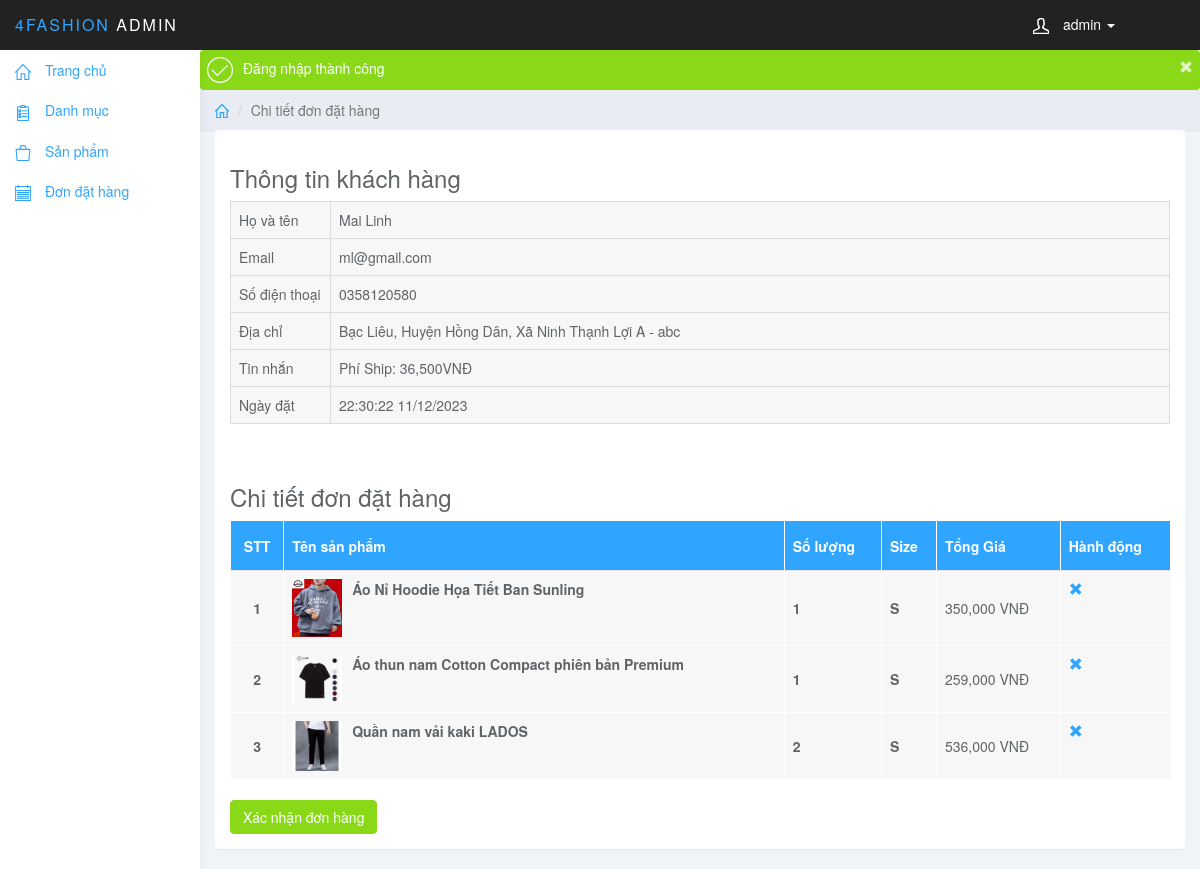
/admin/don_hang_detail.php?id=51 (signed in), run on the app's committed database.
### tables this page shows
CREATE TABLE `transaction` (
  `id` int(11) NOT NULL,
  `status` int(11) NOT NULL DEFAULT 0,
  `user_id` int(11) NOT NULL DEFAULT 0,
  `user_name` varchar(100) NOT NULL,
  `user_email` varchar(100) DEFAULT NULL,
  `user_phone` varchar(100) NOT NULL,
  `user_address` varchar(100) NOT NULL,
  `message` varchar(255) DEFAULT NULL,
  `amount` decimal(15,2) NOT NULL DEFAULT 0.00,
  `payment` varchar(32) NOT NULL,
  `created` timestamp NOT NULL DEFAULT current_timestamp()
);

CREATE TABLE `order` (
  `id` int(11) NOT NULL,
  `transaction_id` int(100) NOT NULL,
  `product_id` int(100) NOT NULL,
  `qty` int(100) NOT NULL DEFAULT 0,
  `amount` decimal(15,2) NOT NULL DEFAULT 0.00,
  `status` int(11) NOT NULL DEFAULT 0,
  `size_id` varchar(11) NOT NULL
);

CREATE TABLE `product` (
  `id` int(255) NOT NULL,
  `catalog_id` int(11) NOT NULL,
  `name` varchar(255) NOT NULL,
  `content` text NOT NULL,
  `price` decimal(15,2) NOT NULL DEFAULT 0.00,
  `discount` int(11) DEFAULT 0,
  `image_link` varchar(100) NOT NULL,
  `image_list` text NOT NULL,
  `view` int(11) NOT NULL DEFAULT 0,
  `buyed` int(255) NOT NULL,
  `rate_total` int(255) NOT NULL DEFAULT 4,
  `rate_count` int(255) NOT NULL DEFAULT 1,
  `created` timestamp NOT NULL DEFAULT current_timestamp()
);

CREATE TABLE `sizes` (
  `id` varchar(11) NOT NULL,
  `name` varchar(5) NOT NULL
);

### core/database.php (called while the page is built, shortened)
<?php
class Database
{
    private $connect;
    public function __construct()
    {
        $host = 'localhost';
        $username = 'root';
        $password = '';
        $database = 'shopthoitrang';
        $this->connect = mysqli_connect($host, $username, $password, $database);
        $this->connect->set_charset('utf8');
    }
    public function getAll($sql)
    {
        return $this->connect->query($sql)->fetch_all(MYSQLI_ASSOC);
    }
    public function getFirst($sql)
    {
        return $this->connect->query($sql)->fetch_assoc();
    }
    public function getById($table, $id)
    {
        return $this->connect->query("SELECT * FROM `$table` WHERE id = $id")->fetch_assoc();
    }
}
$db = new Database;

### admin/don_hang_detail.php (the view, shortened to what this page needs)
<?php
require('../core/database.php');
if (isset($_GET['id'])) {
    $id = $_GET['id'];
    if (!$db->getById('transaction', $id)) {
        Flash::set('message_fail', 'Đơn hàng không tồn tại');
        header('location: ./don_hang.php');
    } else {
        $transaction = $db->getById('transaction', $id);
        $info = $db->getAll("select * from `order` where transaction_id = $id");
        $list_product = [];
        foreach ($info as $key => $value) {
            $list_product[] = $db->getFirst("select `order`.`id` as `order_id`,`product`.`id` as `id`, `product`.`name` as `name`, `image_link`, `order`.`qty` as `qty`, `order`.`amount` as `price`, `sizes`.`name` as `size_name` from `order` inner join product on order.product_id = product.id inner join sizes on order.size_id = sizes.id where order.id = {$value['id']}");
        }
    }
} else {
    header('location: ./don_hang.php');
}
?>
<?php include('./layout/head.php'); ?>
<div class="row">
    <ol class="breadcrumb">
        <li><a href="#"><svg class="glyph stroked home">
                    <use xlink:href="#stroked-home"></use>
                </svg></a></li>
        <li class="active">Chi tiết đơn đặt hàng</li>
    </ol>
</div>
<div class="row">
    <div class="col-lg-12">
        <div class="panel panel-info">
            <div class="panel-body">
                <h3>Thông tin khách hàng</h3>
                <div class="table-responsive">
                    <table class="table table-bordered">
                        <tbody>
                            <tr>
                                <td style="width: 100px">Họ và tên</td>
                                <td><?php echo $transaction['user_name']; ?></td>
                            </tr>
                            <tr>
                                <td>Email</td>
                                <td><?php echo $transaction['user_email']; ?></td>
                            </tr>
                            <tr>
                                <td>Số điện thoại</td>
                                <td><?php echo $transaction['user_phone']; ?></td>
                            </tr>
                            <tr>
                                <td>Địa chỉ</td>
                                <td><?php echo $transaction['user_address']; ?></td>
                            </tr>
                            <tr>
                                <td>Tin nhắn</td>
                                <td><?php echo $transaction['message']; ?></td>
                            </tr>
                            <tr>
                                <td>Ngày đặt</td>
                                <td><?php echo date_format(date_create($transaction['created']), "H:i:s d/m/Y"); ?></td>
                            </tr>
                        </tbody>
                    </table>
                </div><br>
                <h3>Chi tiết đơn đặt hàng</h3>
                <div class="table-responsive">
                    <table class="table table-hover">
                        <thead>
                            <tr class="info">
                                <th class="text-center">STT</th>
                                <th>Tên sản phẩm</th>
                                <th>Số lượng</th>
                                <th>Size</th>
                                <th>Tổng Giá</th>
                                <?php if ($transaction['status'] == '0') { ?>
                                    <th>Hành động</th> <?php
                                                    } ?>
                            </tr>
                        </thead>
                        <tbody>
                            <?php
                            $stt = 0;
                            foreach ($list_product as $value) {
                                $stt = $stt + 1; ?>
                                <tr>
                                    <td style="vertical-align: middle;text-align: center;"><strong><?php echo $stt ?></strong></td>
                                    <td><img src="../public/images/product/<?php echo $value['image_link']; ?>" alt="" style="width: 50px;float:left;margin-right: 10px;"><strong><?php echo $value['name']; ?></strong>
                                    </td>
                                    <td style="vertical-align: middle"><strong><?php echo $value['qty']; ?></strong></td>
                                    <td style="vertical-align: middle"><strong><?php echo $value['size_name']; ?></strong></td>
                                    <td style="vertical-align: middle">
                                        <?php echo number_format($value['price']); ?> VNĐ
                                    </td>
                                    <?php if ($transaction['status'] == '0') { ?>
                                        <td class="list_td aligncenter">
                                            <a href="./don_hang_detail_delete.php?id=<?php echo $value['order_id'] ?>" title="Xóa"> <span class="glyphicon glyphicon-remove" onclick=" return confirm('Bạn chắc chắn muốn xóa')"></span> </a>
                                        </td>
                                    <?php
                                    } ?>
                                </tr>
                            <?php } ?>
                        </tbody>
                    </table>
                    <?php if ($transaction['status'] == '0') { ?>
                        <a href="./don_hang_detail_accept.php?id=<?php echo $transaction['id'] ?>" class="btn btn-success"> Xác nhận đơn hàng</a> <?php } ?>
                </div>
            </div>
        </div>
    </div>
</div>
<?php include('./layout/footer.php'); ?>

### admin/public/css/styles.css (style rules this page uses)
body { background: #f1f4f7; padding-top: 50px; color: #5f6468; }
a, a:hover, a:focus { color: #30a5ff; }
h1, h2, h3, h4, h5, h6 { color: #5f6468; }
h3, h4 { font-weight: 300; }
.btn-success, .btn-success:hover, .btn-success:focus, .btn-success:active, .btn-success.active, .open > .dropdown-toggle.btn-success, .btn-success.disabled, .btn-success[disabled], fieldset[disabled] .btn-success, .btn-success.disabled:hover, .btn-success[disabled]:hover, fieldset[disabled] .btn-success:hover, .btn-success.disabled:focus, .btn-success[disabled]:focus, fieldset[disabled] .btn-success:focus, .btn-success.disabled:active, .btn-success[disabled]:active, fieldset[disabled] .btn-success:active, .btn-success.disabled.active, .btn-success[disabled].active, fieldset[disabled] .btn-success.active { background-color: #8ad919; border-color: #8ad919; }
.panel { border: 0; }
.breadcrumb { border-radius: 0; padding: 10px 15px; background: #e9ecf2; box-shadow: 0 1px 1px rgba(0, 0, 0, .05); margin: 0 ; }
.table { background: #f7f7f7; }
.table>thead>tr>th { border-bottom: 1px solid #e6e7e8; vertical-align: middle; height: 50px; }
.breadcrumb .glyph { height: 14px; width: 14px; margin: -2px 0 0 0; stroke-width: 4px; }

### admin/layout/head.php (style rules this page uses)
.glyph { fill: currentColor; display: inline-block; margin-left: auto; margin-right: auto; position: relative; text-align: center; vertical-align: middle; width: 70%; height: 70%; }

### data on the page
transaction: user_name "Mai Linh", user_email "ml@gmail.com", user_phone "0358120580", user_address "Bạc Liêu, Huyện Hồng Dân, Xã Ninh Thạnh Lợi A - abc", message "Phí Ship: 36,500VNĐ", created "22:30:22 11/12/2023"
order: product.image_link (picture), product.name "Áo Nỉ Hoodie Họa Tiết Ban Sunling", qty "1", size.name "S", amount "350,000"
order: product.image_link (picture), product.name "Áo thun nam Cotton Compact phiên bản Premium", qty "1", size.name "S", amount "259,000"
order: product.image_link (picture), product.name "Quần nam vải kaki LADOS", qty "2", size.name "S", amount "536,000"

### other printed values
$login['name'] "admin"
Flash::get('message_success') "Đăng nhập thành công"
